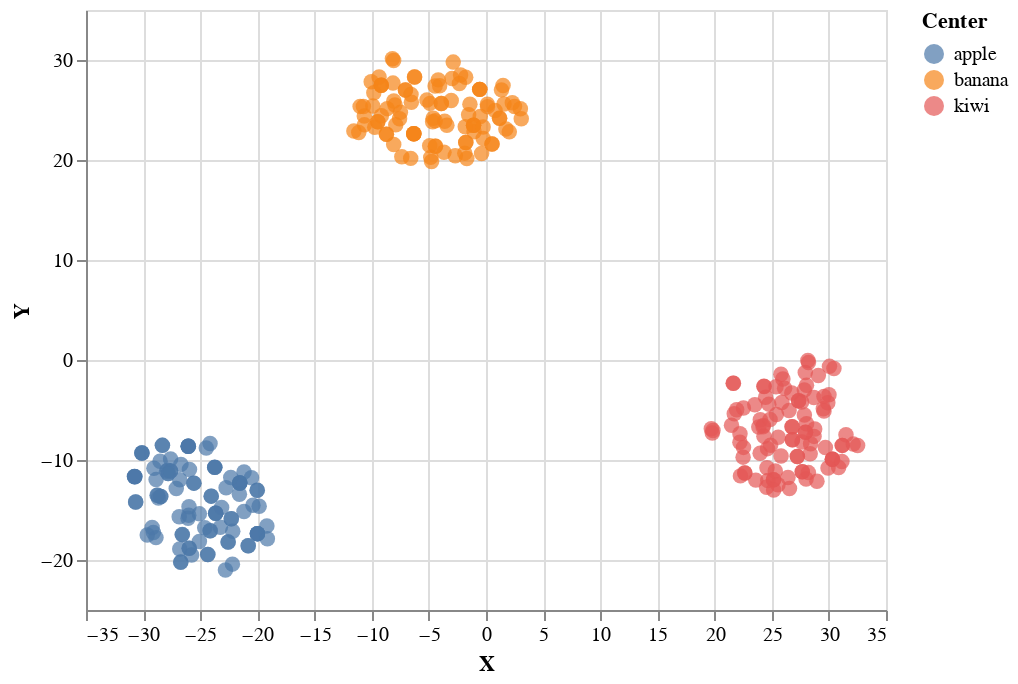

The notebook cell saved with this chart:
### Markdown cell above
Visualize the embedded data. We can clearly see three distinct clusters as expected.

### Code cell
source = {'X':X_embedded[:,0],'Y':X_embedded[:,1],'Word':lst_w,'Center':clusters}
source = pd.DataFrame(source)
alt.Chart(source).mark_circle(size=60).encode(
    x='X',
    y='Y',
    color='Center',
    tooltip=['Word']
).interactive()

### Figure 1 — Vega-Lite specification as saved in the notebook (floating-point values rounded to 4 significant figures; data arrays with more than 128 entries replaced by an {"elided": "..."} marker saying what was removed)
{"config": {"view": {"continuousWidth": 400, "continuousHeight": 300}}, "data": {"name": "data-6aca3c674f749820bb949ddaa2542d39"}, "mark": {"type": "circle", "size": 60}, "encoding": {"color": {"field": "Center", "type": "nominal"}, "tooltip": [{"field": "Word", "type": "nominal"}], "x": {"field": "X", "type": "quantitative"}, "y": {"field": "Y", "type": "quantitative"}}, "selection": {"selector008": {"type": "interval", "bind": "scales", "encodings": ["x", "y"]}}, "$schema": "https://vega.github.io/schema/vega-lite/v4.17.0.json", "datasets": {"data-6aca3c674f749820bb949ddaa2542d39": {"elided": "300 records"}}}
